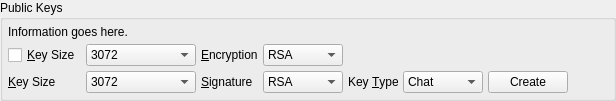
               <widget class="QGroupBox" name="groupBox_3">
                <property name="title">
                 <string>Public Keys</string>
                </property>
                <layout class="QVBoxLayout" name="verticalLayout_49">
                 <property name="spacing">
                  <number>5</number>
                 </property>
                 <property name="margin">
                  <number>5</number>
                 </property>
                 <item>
                  <widget class="QLabel" name="publicKeysInformation">
                   <property name="text">
                    <string>Information goes here.</string>
                   </property>
                   <property name="wordWrap">
                    <bool>true</bool>
                   </property>
                  </widget>
                 </item>
                 <item>
                  <layout class="QGridLayout" name="gridLayout_10">
                   <property name="spacing">
                    <number>5</number>
                   </property>
                   <item row="1" column="0">
                    <widget class="QLabel" name="label_92">
                     <property name="text">
                      <string>&amp;Key Size</string>
                     </property>
                     <property name="buddy">
                      <cstring>signatureKeySize</cstring>
                     </property>
                    </widget>
                   </item>
                   <item row="0" column="1">
                    <widget class="QComboBox" name="encryptionKeySize">
                     <property name="currentIndex">
                      <number>0</number>
                     </property>
                     <property name="sizeAdjustPolicy">
                      <enum>QComboBox::AdjustToContents</enum>
                     </property>
                     <item>
                      <property name="text">
                       <string>3072</string>
                      </property>
                     </item>
                     <item>
                      <property name="text">
                       <string>4096</string>
                      </property>
                     </item>
                     <item>
                      <property name="text">
                       <string>7680</string>
                      </property>
                     </item>
                     <item>
                      <property name="text">
                       <string>8192</string>
                      </property>
                     </item>
                     <item>
                      <property name="text">
                       <string>15360</string>
                      </property>
                     </item>
                    </widget>
                   </item>
                   <item row="1" column="3">
                    <widget class="QComboBox" name="signatureKeyType">
                     <property name="currentIndex">
                      <number>4</number>
                     </property>
                     <property name="sizeAdjustPolicy">
                      <enum>QComboBox::AdjustToContents</enum>
                     </property>
                     <item>
                      <property name="text">
                       <string>DSA</string>
                      </property>
                     </item>
                     <item>
                      <property name="text">
                       <string>ECDSA</string>
                      </property>
                     </item>
                     <item>
                      <property name="text">
                       <string>EdDSA</string>
                      </property>
                     </item>
                     <item>
                      <property name="text">
                       <string>ElGamal</string>
                      </property>
                     </item>
                     <item>
                      <property name="text">
                       <string>RSA</string>
                      </property>
                     </item>
                    </widget>
                   </item>
                   <item row="1" column="1">
                    <widget class="QComboBox" name="signatureKeySize">
                     <property name="currentIndex">
                      <number>0</number>
                     </property>
                     <property name="sizeAdjustPolicy">
                      <enum>QComboBox::AdjustToContents</enum>
                     </property>
                     <property name="minimumContentsLength">
                      <number>10</number>
                     </property>
                     <item>
                      <property name="text">
                       <string>3072</string>
                      </property>
                     </item>
                     <item>
                      <property name="text">
                       <string>4096</string>
                      </property>
                     </item>
                     <item>
                      <property name="text">
                       <string>7680</string>
                      </property>
                     </item>
                     <item>
                      <property name="text">
                       <string>8192</string>
                      </property>
                     </item>
                     <item>
                      <property name="text">
                       <string>15360</string>
                      </property>
                     </item>
                    </widget>
                   </item>
                   <item row="1" column="2">
                    <widget class="QLabel" name="label_46">
                     <property name="text">
                      <string>&amp;Signature</string>
                     </property>
                     <property name="buddy">
                      <cstring>signatureKeyType</cstring>
                     </property>
                    </widget>
                   </item>
                   <item row="1" column="10">
                    <widget class="QComboBox" name="keys">
                     <property name="sizeAdjustPolicy">
                      <enum>QComboBox::AdjustToContents</enum>
                     </property>
                     <item>
                      <property name="text">
                       <string notr="true">Chat</string>
                      </property>
                     </item>
                     <item>
                      <property name="text">
                       <string notr="true">E-Mail</string>
                      </property>
                     </item>
                     <item>
                      <property name="text">
                       <string notr="true">Poptastic</string>
                      </property>
                     </item>
                     <item>
                      <property name="text">
                       <string notr="true">Rosetta</string>
                      </property>
                     </item>
                     <item>
                      <property name="text">
                       <string notr="true">URL</string>
                      </property>
                     </item>
                    </widget>
                   </item>
                   <item row="1" column="9">
                    <widget class="QLabel" name="label_69">
                     <property name="text">
                      <string>Key &amp;Type</string>
                     </property>
                     <property name="buddy">
                      <cstring>keys</cstring>
                     </property>
                    </widget>
                   </item>
                   <item row="0" column="3">
                    <widget class="QComboBox" name="encryptionKeyType">
                     <property name="currentIndex">
                      <number>3</number>
                     </property>
                     <property name="sizeAdjustPolicy">
                      <enum>QComboBox::AdjustToContents</enum>
                     </property>
                     <item>
                      <property name="text">
                       <string>ElGamal</string>
                      </property>
                     </item>
                     <item>
                      <property name="text">
                       <string>McEliece</string>
                      </property>
                     </item>
                     <item>
                      <property name="text">
                       <string>NTRU</string>
                      </property>
                     </item>
                     <item>
                      <property name="text">
                       <string>RSA</string>
                      </property>
                     </item>
                    </widget>
                   </item>
                   <item row="0" column="2">
                    <widget class="QLabel" name="label_45">
                     <property name="text">
                      <string>&amp;Encryption</string>
                     </property>
                     <property name="buddy">
                      <cstring>encryptionKeyType</cstring>
                     </property>
                    </widget>
                   </item>
                   <item row="1" column="11">
                    <widget class="QPushButton" name="regenerate">
                     <property name="text">
                      <string>Create</string>
                     </property>
                    </widget>
                   </item>
                   <item row="0" column="0">
                    <widget class="QCheckBox" name="newKeys">
                     <property name="toolTip">
                      <string>If checked, new key pairs will be generated whenever the passphrase or question/answer is/are updated.</string>
                     </property>
                     <property name="text">
                      <string>&amp;Key Size</string>
                     </property>
                    </widget>
                   </item>
                   <item row="1" column="12">
                    <spacer name="horizontalSpacer_47">
                     <property name="orientation">
                      <enum>Qt::Horizontal</enum>
                     </property>
                     <property name="sizeHint" stdset="0">
                      <size>
                       <width>40</width>
                       <height>20</height>
                      </size>
                     </property>
                    </spacer>
                   </item>
                  </layout>
                 </item>
                </layout>
               </widget>
